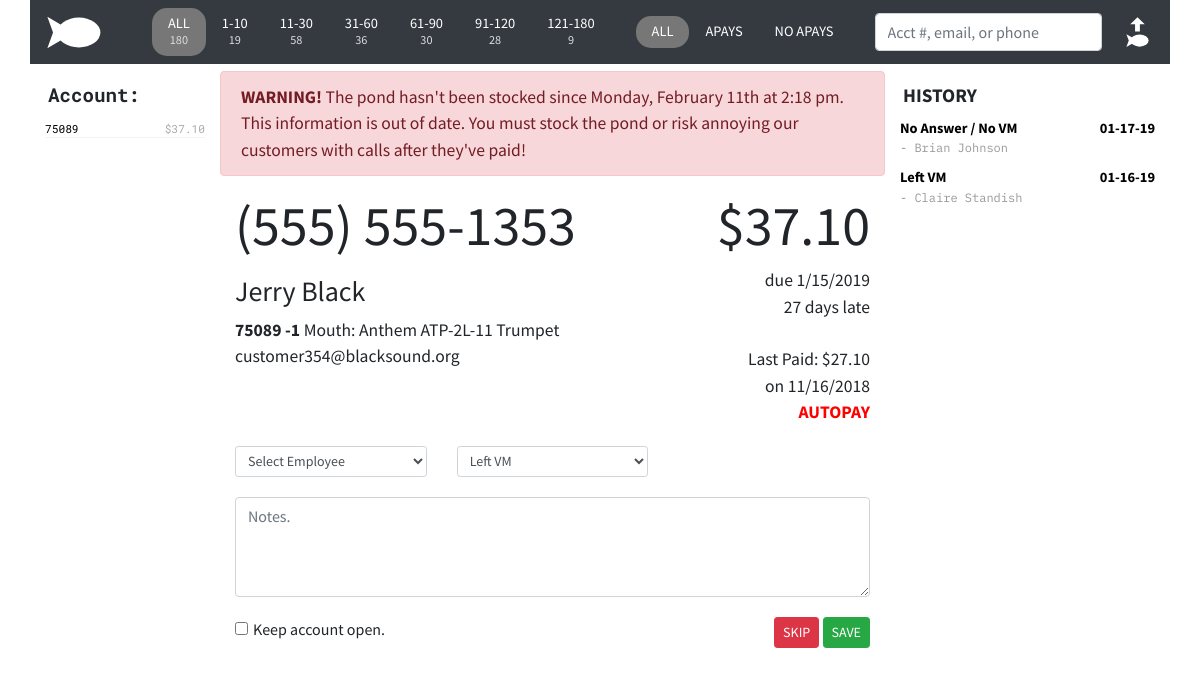
Page /?lookup=75089 (signed in) on the committed database.
### tables this page shows
CREATE TABLE `fishes` (
  `crnt_pk` int(6) DEFAULT NULL,
  `crnt_acct` int(11) DEFAULT NULL,
  `crnt_sub` int(11) DEFAULT NULL,
  `crnt_desc` varchar(50) DEFAULT NULL,
  `crnt_student` varchar(30) DEFAULT NULL,
  `crnt_lastdate` varchar(12) DEFAULT NULL,
  `crnt_lastamt` decimal(10,2) DEFAULT NULL,
  `crnt_amtdue` decimal(10,2) DEFAULT NULL,
  `crnt_payoff` decimal(10,2) DEFAULT NULL,
  `crnt_ndate` varchar(12) DEFAULT NULL,
  `crnt_paymentdue` decimal(10,2) DEFAULT NULL,
  `crnt_latedue` decimal(10,2) DEFAULT NULL,
  `crnt_otherdue` decimal(10,2) DEFAULT NULL,
  `crnt_payments` varchar(30) DEFAULT NULL,
  `crnt_last` varchar(20) DEFAULT NULL,
  `crnt_zip` varchar(10) DEFAULT NULL,
  `crnt_qty` decimal(2,0) DEFAULT NULL,
  `crnt_sku` varchar(30) DEFAULT NULL,
  `crnt_email` varchar(50) DEFAULT NULL,
  `crnt_emailmethod` varchar(5) DEFAULT NULL,
  `crnt_addr1` varchar(50) DEFAULT NULL,
  `crnt_addr2` varchar(50) DEFAULT NULL,
  `crnt_addr3` varchar(50) DEFAULT NULL,
  `crnt_addr4` varchar(50) DEFAULT NULL,
  `crnt_addr5` varchar(50) DEFAULT NULL,
  `crnt_name` varchar(50) DEFAULT NULL,
  `crnt_hmphone` varchar(50) DEFAULT NULL,
  `crnt_rntdesc` varchar(50) DEFAULT NULL,
  `crnt_extra1` varchar(11) DEFAULT NULL,
  `crnt_extra2` varchar(50) DEFAULT NULL
);

CREATE TABLE `contact` (
  `ID` int(11) NOT NULL,
  `ctac_acct` int(11) NOT NULL,
  `ctac_date` int(12) NOT NULL,
  `ctac_lanid` varchar(20) NOT NULL,
  `ctac_action` varchar(20) NOT NULL,
  `ctac_note` text NOT NULL,
  `ctac_daysLate` int(11) NOT NULL,
  `ctac_seen` varchar(1) NOT NULL
);

### application/controller/home.php (called while the page is built, shortened)
<?php
class Home extends Controller
{
    public function index()
    {
        $session = $this->model->setSessionVariables();
        if (isset($_GET["lookup"])) {
            $accountQuery = $this->model->displayAccount($_GET["lookup"]);
            $listHeader = "Account:";
        }
        $accountHistory = $this->model->accountHistory($accountQuery[0]->crnt_acct);
        $addItUp = $this->model->addItUp($accountQuery);
        $lastStocked = file_get_contents(ROOT . 'public/laststocked.txt');
        require APP . 'view/_templates/header.php';
        require APP . 'view/home/left-column.php';
        require APP . 'view/home/middle-column.php';
        require APP . 'view/home/right-column.php';
        require APP . 'view/_templates/footer.php';
    }
}

### public/index.php (called while the page is built, shortened)
<?php
require APP . 'core/controller.php';
$app = new Application();

### application/core/controller.php (called while the page is built, shortened)
<?php
class Controller
{
    public $db = null;
    private function openDatabaseConnection()
    {
        $options = array(PDO::ATTR_DEFAULT_FETCH_MODE => PDO::FETCH_OBJ, PDO::ATTR_ERRMODE => PDO::ERRMODE_WARNING);
        $this->db = new PDO(DB_TYPE . ':host=' . DB_HOST . ';dbname=' . DB_NAME . ';charset=' . DB_CHARSET, DB_USER, DB_PASS, $options);
    }
    public function loadModel()
    {
        require APP . 'model/model.php';
        $this->model = new Model($this->db);
    }
}

### application/model/model.php (called while the page is built, shortened)
<?php
class Model
{
    function __construct($db)
    {
        try {
            $this->db = $db;
        } catch (PDOException $e) {
            exit('Database connection could not be established.');
        }
    }
    public function setSessionVariables()
    {
        $variables = (object) [
            'apay' => $_SESSION["apay"],
            'minmax' => $_SESSION["minmax"],
            'lanid' => $_SESSION["ctac_lanid"]
        ];
        return $variables;
    }
    public function accountHistory($account)
    {
        $sql = "SELECT * FROM contact WHERE ctac_acct = $account ORDER BY ctac_date DESC";
        $query = $this->db->prepare($sql);
        $query->execute();
        return $query->fetchAll();
    }
    public function displayAccount($search)
    {
        $sql = "SELECT * FROM fishes WHERE :search IN (crnt_acct,crnt_hmphone,crnt_email)";
        $query = $this->db->prepare($sql);
        $parameters = array(':search' => $search);
        $query->execute($parameters);
        $result = $query->fetchAll();
        if (sizeof($result) > 0) {
            return $result;
        } else {
            header('location: ' . URL . 'home/noresults');
        }
    }
}

### application/view/home/middle-column.php (the view, shortened to what this page needs)
<section class="col-sm-7 middle-column">
    <section class="row account-info">
        <div ID="stock-pond-warning" class="alert alert-danger">
            <b>WARNING!</b> The pond hasn't been stocked since <?php echo  date('l, F jS \a\t g:i a', $lastStocked)?>. This information is out of date. You must stock the pond or risk annoying our customers with calls after they've paid!
        </div>
        <section class="col-sm-8 account-left">
            <div class="account-detail">
                <h1><?php echo ($accountQuery[0]->crnt_hmphone != "(   )    -") ? $accountQuery[0]->crnt_hmphone : "NO PHONE"; ?></h1>
                <p>
                <h3 id="crnt_name"><?php echo htmlspecialchars($accountQuery[0]->crnt_name)?> </h3>
                    <strong><?php echo $accountQuery[0]->crnt_acct . $addItUp->sub;?></strong> <?php echo $addItUp->student;?><br>
                    <?php echo ($accountQuery[0]->crnt_email != "") ? htmlspecialchars($accountQuery[0]->crnt_email) : "NO EMAIL"; ?>
                </p>
            </div>
        </section>
        <section class="col-sm-4 account-right">
            <h1>$<?php echo number_format($addItUp->payment, 2)?></h1>
            due <?php echo $accountQuery[0]->crnt_ndate; ?><br>
            <?php echo $accountQuery[0]->crnt_extra1;?> days late<br>
            <br>
            Last Paid: $<?php echo $accountQuery[0]->crnt_lastamt;?><br>
            on <?php echo $accountQuery[0]->crnt_lastdate;?><br>
            <div class="autopay-alert">
                <?php if ($accountQuery[0]->crnt_rntdesc == "Rental (Autopay)") {
                echo "AUTOPAY";
                }?>
            </div>
        </section>
    </section>
    <form action="<?php echo URL; ?>" method="POST">
    <section class="row action">
        <section class="col-sm-4">
            <select class="form-control form-control-sm" name="ctac_lanid" required>
                <?php
                if ($session->lanid == "") echo "<option value=\"\">Select Employee</option>";
                ?>
            </select>
        </section>
        <section class="col-sm-4">
            <select class="form-control form-control-sm" name="ctac_action" id="ctac_action" autofocus>
                <option value="Left VM" selected>Left VM</option>
            </select>
        </section>
        <section class="col-sm-4">
        </section>
    </section>
    <section class="row">
        <section class="col-sm-12">
            <textarea name="ctac_note" placeholder="Notes." ID="ctac_note" class="form-control"></textarea>
        </section>
    </section>
    <section class="row action-save">
        <section class="col-sm-6 action-checkboxes">
            <div class="form-check form-check-inline">
                <input name="crnt_extra2" class="form-check-input" type="checkbox" value="N">
                <label class="form-check-label" for="inlineCheckbox1">Keep account open.</label>
            </div>
        </section>
        <section class="col-sm-6 contact-save">
            <input type="submit" name="contact" value="SKIP" class="btn btn-danger btn-sm">
            <input type="submit" name="contact" value="SAVE" class="btn btn-success btn-sm">
        </section>
    </section>
    </form>
</section>

### application/view/home/left-column.php
<section class="col-sm-2 left-column">
    <div class="col-header">
        <?php echo $listHeader; ?>
    </div>
    <ul class="account-list">
        <?php foreach ($accountQuery as $account) { ?>
            <li class="account-list-item">
                <a href="<?php echo URL; ?>?lookup=<?php echo $account->crnt_acct; ?>"><?php echo $account->crnt_acct; ?></a>
                <span class="account-list-bal-due">$<?php echo number_format($account->crnt_paymentdue, 2); ?></span>
            </li>
        <?php } ?>
    </ul>
</section>

### application/view/home/right-column.php (shortened to what this page needs)
<section class="col-sm-3 right-column">
    <div class="col-header">
        HISTORY
    </div>
    <?php
    if (sizeof($accountHistory) == 0) {
        echo "<div class=\"history-action\">This account has no previous contact history.</div>";
    } else {
        foreach ($accountHistory as $contact) { ?>
            <div class="history-item" ID="<?php echo $contact->ID; ?>">
                <div class="history-action">
                    <?php if (isset($contact->ctac_action)) echo htmlspecialchars($contact->ctac_action, ENT_QUOTES, 'UTF-8'); ?>
                    <span class="history-date">
                        <?php if (isset($contact->ctac_date)) echo date("m-d-y", $contact->ctac_date); ?>
                    </span>
                </div>
                <div class="history-note">
                    - <?php echo htmlspecialchars($contact->ctac_lanid, ENT_QUOTES, 'UTF-8'); ?>
                </div>
            </div>
    <?php }
    } ?>
</section>

### public/css/style.css (style rules this page uses)
body { font-family: 'Source Sans Pro', sans-serif; }
h1 { font-size: 3.5rem; }
textarea { margin: 20px 0 20px 0; }
.col-header { font-weight: bold; font-size: 120%; padding: 10px 0px 8px 3px; }
.left-column { font-family: 'Roboto Mono', monospace; }
.account-list { list-style-type: none; padding-left: 0; font-size: 70%; color: #aaa; }
.account-list-item { margin-top: 3px; border-bottom: 1px solid #f3f3f3; }
.account-list-item a { color: black; }
.account-list-bal-due { float: right; }
#stock-pond-warning { display: none; }
.account-info { font-size: 110%; }
.account-right { text-align: right; }
.autopay-alert { color: red; font-weight: bold; }
.action { margin-top: 20px; }
#ctac_note { width: 100%; height: 100px; }
.contact-save { text-align: right; }
.history-item { margin-bottom: 10px; }
.history-action { font-size: 90%; color: #000; font-weight: bold; }
.history-date { float: right; }
.history-note { font-family: 'IBM Plex Mono', monospace; font-size: 75%; color: #999; }

### rows in the picture
fishes: crnt_acct "75089", crnt_paymentdue "37.10", crnt_hmphone "(555) 555-1353", crnt_name "Jerry Black", crnt_email "customer354@blacksound.org", crnt_ndate "1/15/2019", crnt_extra1 "27", crnt_lastamt "27.10", crnt_lastdate "11/16/2018"
contact: ctac_action "No Answer / No VM", ctac_date "01-17-19", ctac_lanid "Brian Johnson"
contact: ctac_action "Left VM", ctac_date "01-16-19", ctac_lanid "Claire Standish"

### other values in the picture
$aging->all "180"
$aging->one "19"
$aging->eleven "58"
$aging->thirtyOne "36"
$aging->sixtyOne "30"
$aging->ninetyOne "28"
$aging->oneTwentyPlus "9"
$listHeader "Account:"
date('l, F jS \a\t g:i a', $lastStocked) "Monday, February 11th at 2:18 pm"
$addItUp->sub "-1"
$addItUp->student "Mouth: Anthem ATP-2L-11 Trumpet"
$addItUp->payment "37.10"
